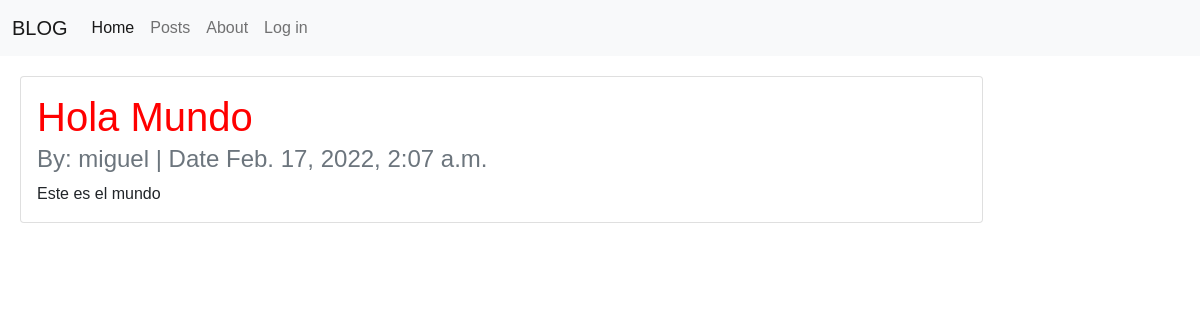
Page /posts/2/ on the earlier database version.
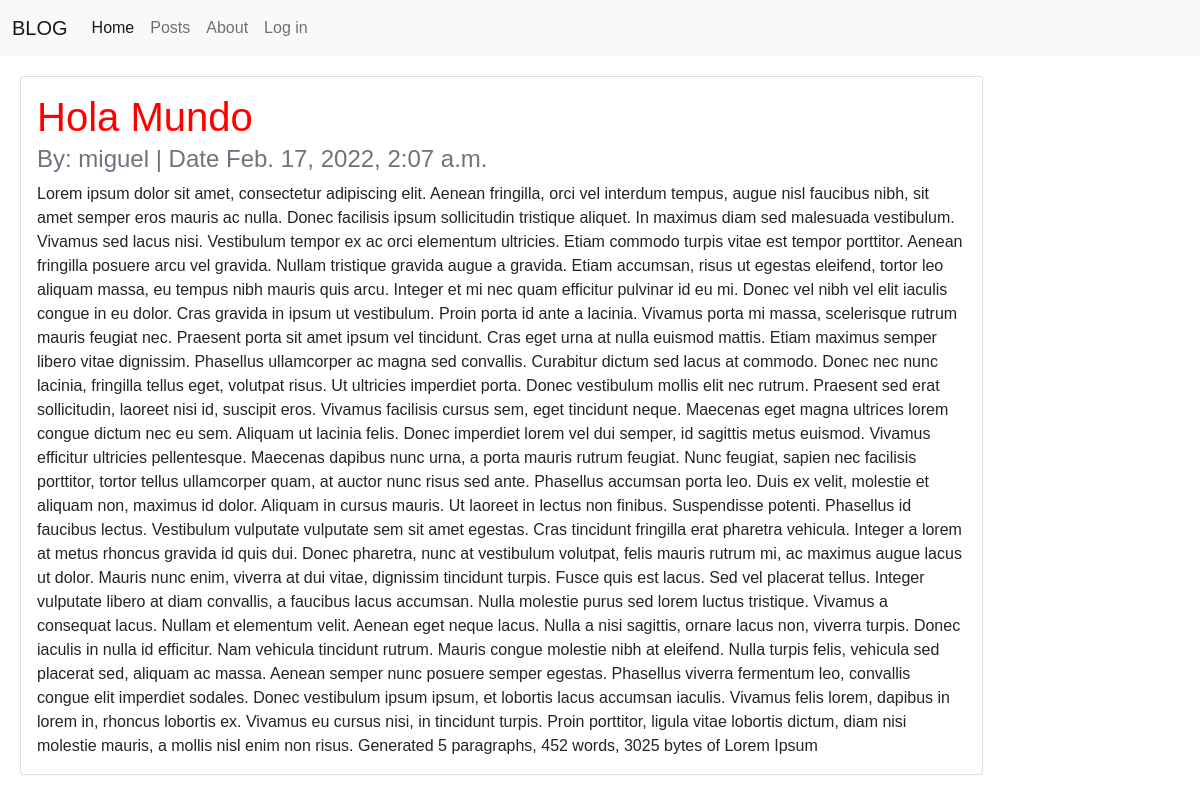
Same page on the later database version.
### posts/models.py (models this page shows, shortened)
class Post(models.Model):
    title = models.CharField(max_length=256)
    author = models.ForeignKey(
        'auth.User',
        on_delete=models.CASCADE
    )
    body = models.TextField()
    created_at = models.DateTimeField(auto_now_add=True)

### posts/views.py (the view)
# urls.py: path('posts/<int:pk>/', PostDetailedView.as_view(), name="post_detail"),
class PostDetailedView(DetailView):
    template_name = "post_detail.html"
    model = Post

### templates/post_detail.html (shortened to what this page needs)
{% extends 'base.html' %}
{% block content %}
    <div class="row">
        <div class="col-md-10">
            <div class="card">
                <div class="card-body">
                <h1 class="card-title">{{ post.title }}</h1>
                <h4 class="card-subtitle mb-2 text-muted">
                    By: {{ post.author }} | Date {{ post.created_at }}
                </h4>
                <p class="card-text">{{ post.body }}</p>
                </div>
            </div>
        </div>
    </div>
{% endblock content %}

### templates/base.html (shortened to what this page needs)
{% load static %}
<!DOCTYPE html>
<html lang="en">
<head>
    <link
        href="https://cdn.jsdelivr.net/npm/bootstrap@5.1.3/dist/css/bootstrap.min.css" rel="stylesheet">
    <link rel="stylesheet" href="{% static 'css/base.css' %}">
</head>
<body>
<nav class="navbar navbar-expand-lg navbar-light bg-light">
    <div class="container-fluid">
        <a class="navbar-brand" href="{% url 'post_list' %}">BLOG</a>
        <div class="collapse navbar-collapse" id="navbarNav">
        <ul class="navbar-nav">
            <li class="nav-item">
            <a class="nav-link active" aria-current="page" href="{% url 'home' %}">Home</a>
            </li>
            <li class="nav-item">
                <a class="nav-link" href="{% url 'post_list' %}">Posts</a>
            </li>
            <li class="nav-item">
                <a class="nav-link" href="{% url 'about' %}">About</a>
            </li>
            {% if user.is_authenticated %}
                <li class="nav-item">
                <a class="nav-link" href="{% url 'post_new' %}">NEW</a>
                </li>
                <li class="nav-item">
                    <a class="nav-link" href="{% url 'logout' %}">Log out</a>
                    </li>
            {% else %}
                <li class="nav-item">
                    <a class="nav-link" href="{% url 'login' %}">Log in</a>
                    </li>
            {% endif %}
        </ul>
        </div>
    </div>
    </nav>
<div class="main">
    {% block content %}
    {% endblock content %}
</div>
</body>
</html>

### static/css/base.css (style rules this page uses)
body { font-family: 'Roboto Serif', sans-serif; }
h1 { color: red; font-weight: 400; }
.main { padding: 10px; margin: 10px; }

Differences in the rows shown:
changed Post "Hola Mundo": body "Este es el mundo" → "Lorem ipsum dolor sit amet, consectetur adipiscing elit. Aenean fringilla, orci vel interdum tempus, augue nisl faucibus nibh, sit amet semper eros mauris ac nulla. Donec facilisis ipsum sollicitudin tristique aliquet. In maximus diam sed malesuada vestibulum. Vivamus sed lacus nisi. Vestibulum tempor ex ac orci elementum ultricies. Etiam commodo turpis vitae est tempor porttitor. Aenean fringilla posuere arcu vel gravida. Nullam tristique gravida augue a gravida. Etiam accumsan, risus ut egestas eleifend, tortor leo aliquam massa, eu tempus nibh mauris quis arcu. Integer et mi nec quam efficitur pulvinar id eu mi. Donec vel nibh vel elit iaculis congue in eu dolor. Cras gravida in ipsum ut…"
